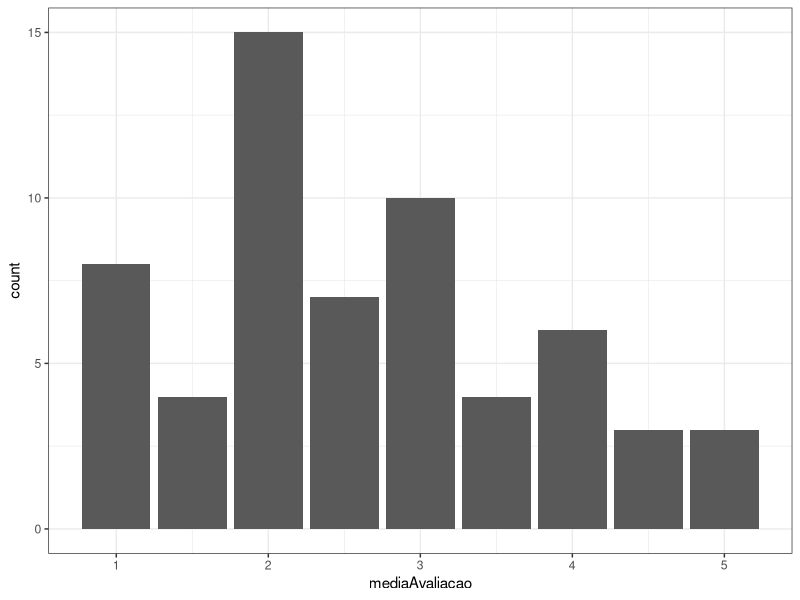
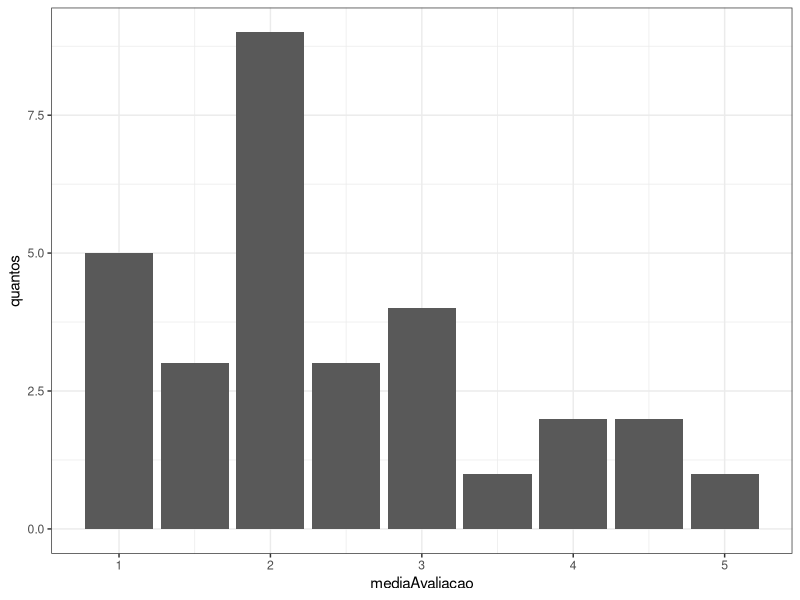
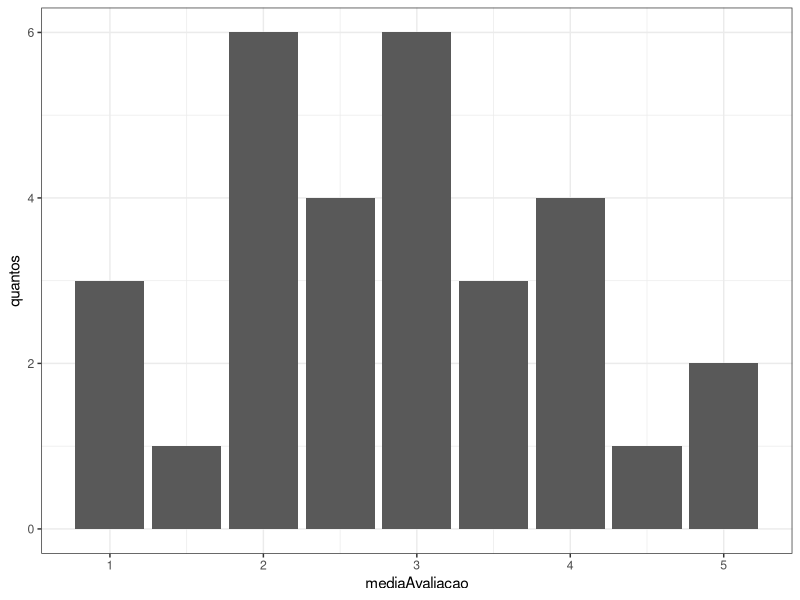
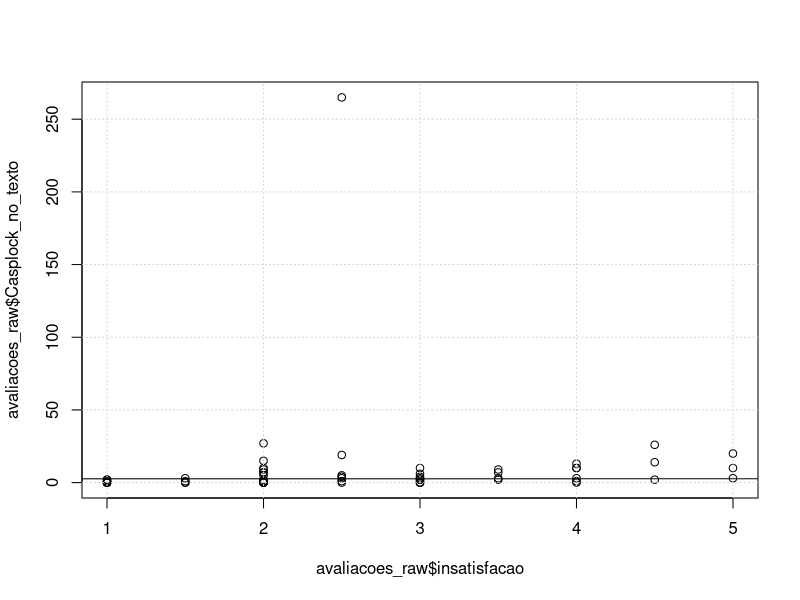
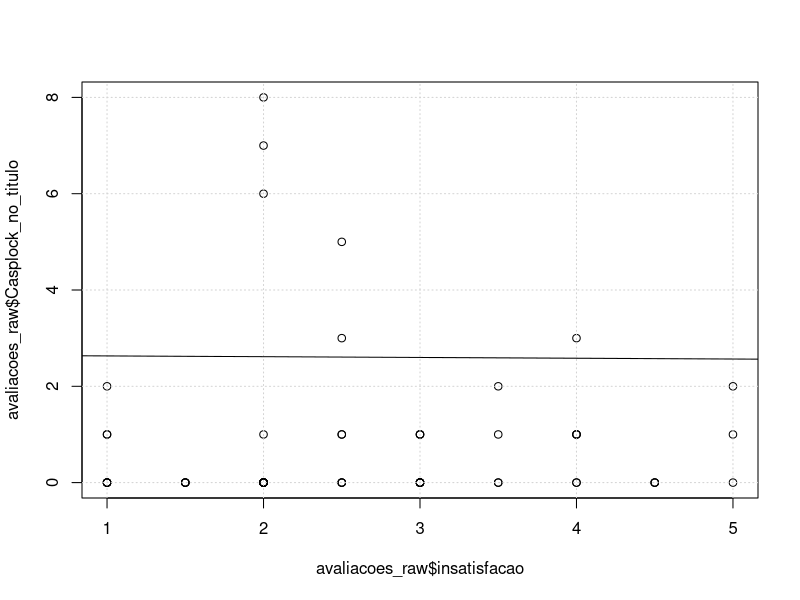

The R source for these figures, in order:
## ---- chunk 1
knitr::opts_chunk$set(echo = TRUE)
library(tidyverse, warn.conflicts = FALSE, )
theme_set(theme_bw()) 
## ---- chunk 2
avaliacoes_raw <- read_csv("reclamacoes-avaliadas-20190515.csv")
## ---- chunk 3
avaliacoes <- avaliacoes_raw %>% select(id = "id", 
                                   orgao = "orgao", 
                                    data = "data",
                                   titulo = "titulo",
                                   grupo = "Grupo que vai avaliar",
                                   mediaAvaliacao = "insatisfacao",
                                   avaliadores = "avaliadores",
                                   rangeAvaliacoes = "range.avaliacoes")
avaliacoes %>% View()
glimpse(avaliacoes)
## ---- chunk 4
avaliacoes_raw$Casplock_no_titulo <- str_count(avaliacoes_raw$titulo, "\\b[A-Z]{2,}\\b")
avaliacoes_raw$Casplock_no_texto <- str_count(avaliacoes_raw$texto, "\\b[A-Z]{2,}\\b")
## ---- chunk 5
media_insatisfacao <- mean(x = avaliacoes_raw$insatisfacao)
message("Média de insatisfação: ", media_insatisfacao)
## ---- chunk 6
mediana_insatisfacao <- median(x = avaliacoes_raw$insatisfacao)
message("Médiana de insatisfação: ", mediana_insatisfacao)
## ---- chunk 7
m_av_range <- mean(x = avaliacoes_raw$range.avaliacoes)
message("Média de intervalo entre avaliações: ", m_av_range)
## ---- chunk 8
table(avaliacoes$orgao)
## ---- chunk 9
ggplot(avaliacoes %>% filter(!is.na(mediaAvaliacao))) +
    geom_bar(mapping = aes(x = mediaAvaliacao))
## ---- chunk 10
avaliacoes %>% filter(orgao == "ANATEL") %>% filter(!is.na(mediaAvaliacao)) %>% group_by(mediaAvaliacao) %>% summarise(quantos = n()) %>% ggplot() + geom_col(mapping = aes(x = mediaAvaliacao, y = quantos))

## ---- chunk 11
avaliacoes %>% filter(orgao == "ANS") %>% filter(!is.na(mediaAvaliacao)) %>% group_by(mediaAvaliacao) %>% summarise(quantos = n()) %>% ggplot() + geom_col(mapping = aes(x = mediaAvaliacao, y = quantos))
## ---- chunk 12
dados_regressao <- data.frame(avaliacoes_raw$insatisfacao, avaliacoes_raw$Casplock_no_texto) #criando um data frame
is.data.frame(dados_regressao) #verifica se dados é um data.frame

regressao<-lm(avaliacoes_raw$insatisfacao~avaliacoes_raw$Casplock_no_texto,data=dados_regressao) 
regressao

summary(regressao)
## ---- chunk 13
#plot(x,y) ou
z = plot(avaliacoes_raw$insatisfacao, avaliacoes_raw$Casplock_no_texto)
grid(z) #aplicando grid ao gráfico
abline(regressao)
## ---- chunk 14
dados_regressao_titulo <- data.frame(avaliacoes_raw$insatisfacao, avaliacoes_raw$Casplock_no_texto) #criando um data frame
is.data.frame(dados_regressao_titulo) #verifica se dados é um data.frame

regressao<-lm(avaliacoes_raw$insatisfacao~avaliacoes_raw$Casplock_no_titulo,data=dados_regressao_titulo) 
regressao

summary(regressao)
## ---- chunk 15
#plot(x,y) ou
z = plot(avaliacoes_raw$insatisfacao, avaliacoes_raw$Casplock_no_titulo)
grid(z) #aplicando grid ao gráfico
abline(regressao)
